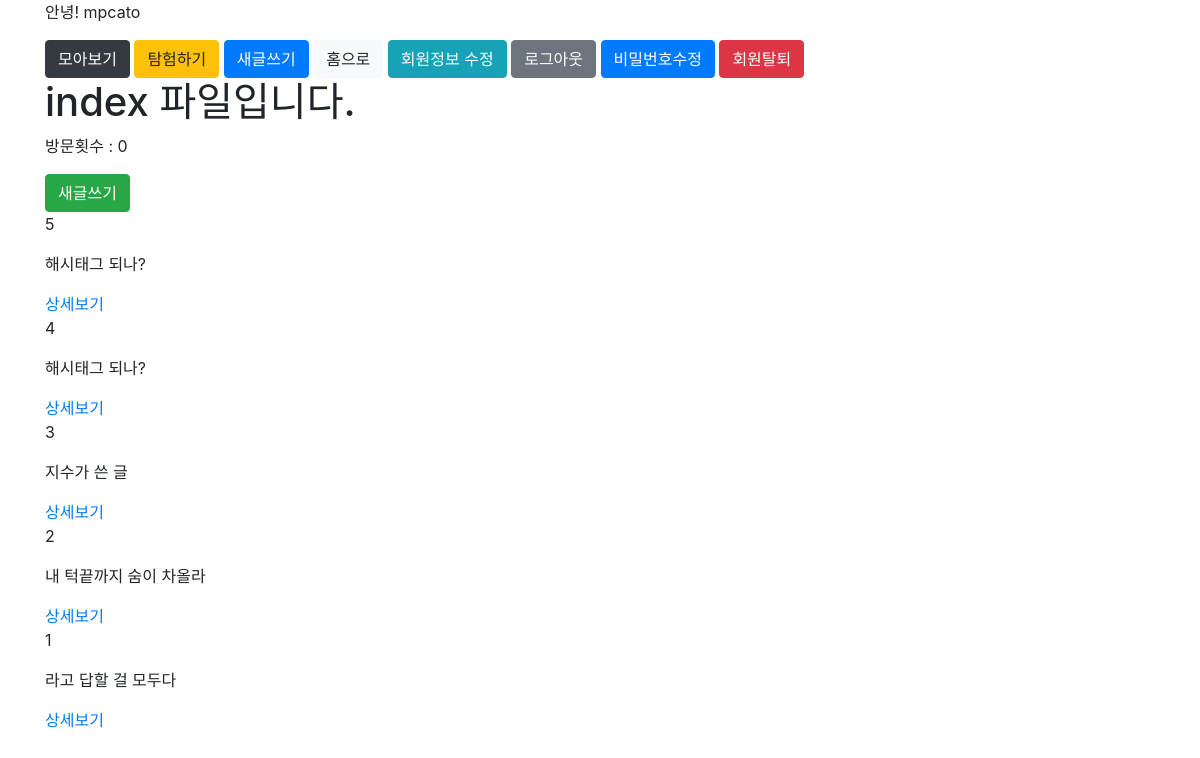
Screenshot of /articles/ (signed in) with the database file from the repository.
### accounts/models.py (models this page shows)
class User(AbstractUser):
    followers = models.ManyToManyField(settings.AUTH_USER_MODEL, related_name="followings")

### articles/models.py (models this page shows, shortened)
class Article(models.Model):
    title = models.CharField(max_length=50)
    content = models.TextField()
    created_at = models.DateTimeField(auto_now_add=True)
    updated_at = models.DateTimeField(auto_now=True)
    user = models.ForeignKey(settings.AUTH_USER_MODEL, on_delete=models.CASCADE,)
    like_users = models.ManyToManyField(settings.AUTH_USER_MODEL, related_name='like_articles', blank=True)
    hashtags = models.ManyToManyField(Hashtag, blank=True)
    class Meta:
        ordering = ('-pk',)
    def get_absolute_url(self):
        return reverse('articles:detail', kwargs={'pk':self.pk})

### articles/views.py (the view)
# urls.py: path('', views.index, name='index'),
@login_required
def index(request):
    visits_num = request.session.get('visits', 0)
    request.session['visits'] = visits_num + 1
    request.session.modified = True
    followings = request.user.followings.all()
    followings_and_me = chain(followings, [request.user])
    articles = Article.objects.filter(user__in=followings_and_me)
    my_articles = request.user.article_set.all()
    context = {
        'articles' : articles,
        'visits' : visits_num,
    }
    return render(request, 'articles/index.html', context)

### articles/templates/articles/index.html
{% extends 'base.html' %}
{% block body %}
<h1 id='title'>index 파일입니다.</h1>
<p>방문횟수 : {{ visits }}</p>
{% if user.is_authenticated %}
  <a class="btn btn-success" href="{% url 'articles:create' %}">새글쓰기</a>
{% endif %}
{% for article in articles %}
  <p>{{ article.pk }}</p>
  <p>{{ article.title}} </p>
  <a href="{{ article.get_absolute_url }}">상세보기</a>
{% endfor %}
{% endblock %}

### recap/templates/base.html (shortened to what this page needs)
{% load bootstrap4 %}
{% bootstrap_css %}
<!DOCTYPE html>
<html lang="ko">
<head>
</head>
<body>
  <div class="container">
    {% if user.is_authenticated %}
      <p>안녕! {{ user.username }}</p>
      <a class='btn btn-dark' href="{% url 'profile' user.username %}">모아보기</a>
      <a class='btn btn-warning' href="{% url 'articles:explore' %}">탐험하기</a>
      <a class='btn btn-primary' href="{% url 'articles:create' %}">새글쓰기</a>
      <a class='btn btn-light' href="{% url 'articles:index' %}">홈으로</a>
      <a class='btn btn-info' href="{% url 'accounts:update' %}">회원정보 수정</a>
      <a class='btn btn-secondary' href="{% url 'accounts:logout' %}">로그아웃</a>
      <a class='btn btn-primary' href="{% url 'accounts:change_password' %}">비밀번호수정</a>
      <form style='display:inline;' action="{% url 'accounts:delete' %}" method="POST">
        <input type="submit" value="회원탈퇴" class="btn btn-danger">
      </form>
    {% else %}
      <a href="{% url 'accounts:login' %}">로그인</a>
      <a href="{% url 'accounts:signup' %}">회원가입</a>
    {% endif %}
    {% block body %}
    {% endblock %}
  </div>
</body>
</html>

### rows the page displays
User: username "mpcato"
Article: pk "5", title "해시태그 되나?"
Article: pk "4", title "해시태그 되나?"
Article: pk "3", title "지수가 쓴 글"
Article: pk "2", title "내 턱끝까지 숨이 차올라"
Article: pk "1", title "라고 답할 걸 모두다"

### other values shown
{{ visits }} "0"
